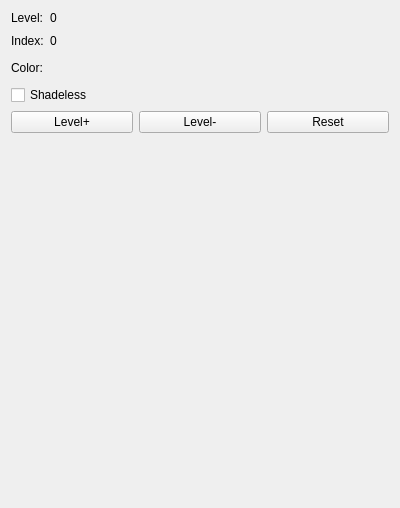
<?xml version="1.0" encoding="UTF-8"?>
<ui version="4.0">
 <class>Properties</class>
 <widget class="QWidget" name="Properties">
  <property name="geometry">
   <rect>
    <x>0</x>
    <y>0</y>
    <width>400</width>
    <height>508</height>
   </rect>
  </property>
  <property name="windowTitle">
   <string>Form</string>
  </property>
  <layout class="QVBoxLayout" name="verticalLayout">
   <item>
    <layout class="QGridLayout" name="gridLayout">
     <item row="1" column="1">
      <widget class="QLabel" name="labelIndex">
       <property name="text">
        <string>0</string>
       </property>
      </widget>
     </item>
     <item row="1" column="0">
      <widget class="QLabel" name="label_4">
       <property name="text">
        <string>Index:</string>
       </property>
      </widget>
     </item>
     <item row="0" column="0">
      <widget class="QLabel" name="label">
       <property name="text">
        <string>Level:</string>
       </property>
      </widget>
     </item>
     <item row="2" column="0">
      <widget class="QLabel" name="label_5">
       <property name="text">
        <string>Color:</string>
       </property>
      </widget>
     </item>
     <item row="0" column="1">
      <widget class="QLabel" name="labelLevel">
       <property name="text">
        <string>0</string>
       </property>
      </widget>
     </item>
     <item row="1" column="2">
      <spacer name="horizontalSpacer">
       <property name="orientation">
        <enum>Qt::Horizontal</enum>
       </property>
       <property name="sizeHint" stdset="0">
        <size>
         <width>40</width>
         <height>20</height>
        </size>
       </property>
      </spacer>
     </item>
     <item row="2" column="1">
      <widget class="QPushButton" name="pushButtonColor">
       <property name="text">
        <string/>
       </property>
       <property name="flat">
        <bool>true</bool>
       </property>
      </widget>
     </item>
    </layout>
   </item>
   <item>
    <widget class="QCheckBox" name="checkBoxShadeless">
     <property name="text">
      <string>Shadeless</string>
     </property>
    </widget>
   </item>
   <item>
    <layout class="QHBoxLayout" name="horizontalLayout">
     <item>
      <widget class="QPushButton" name="pushButtonPlus">
       <property name="text">
        <string>Level+</string>
       </property>
      </widget>
     </item>
     <item>
      <widget class="QPushButton" name="pushButtonMinus">
       <property name="text">
        <string>Level-</string>
       </property>
      </widget>
     </item>
     <item>
      <widget class="QPushButton" name="pushButtonReset">
       <property name="text">
        <string>Reset</string>
       </property>
      </widget>
     </item>
    </layout>
   </item>
   <item>
    <spacer name="verticalSpacer">
     <property name="orientation">
      <enum>Qt::Vertical</enum>
     </property>
     <property name="sizeHint" stdset="0">
      <size>
       <width>20</width>
       <height>40</height>
      </size>
     </property>
    </spacer>
   </item>
  </layout>
 </widget>
 <resources/>
 <connections/>
</ui>
